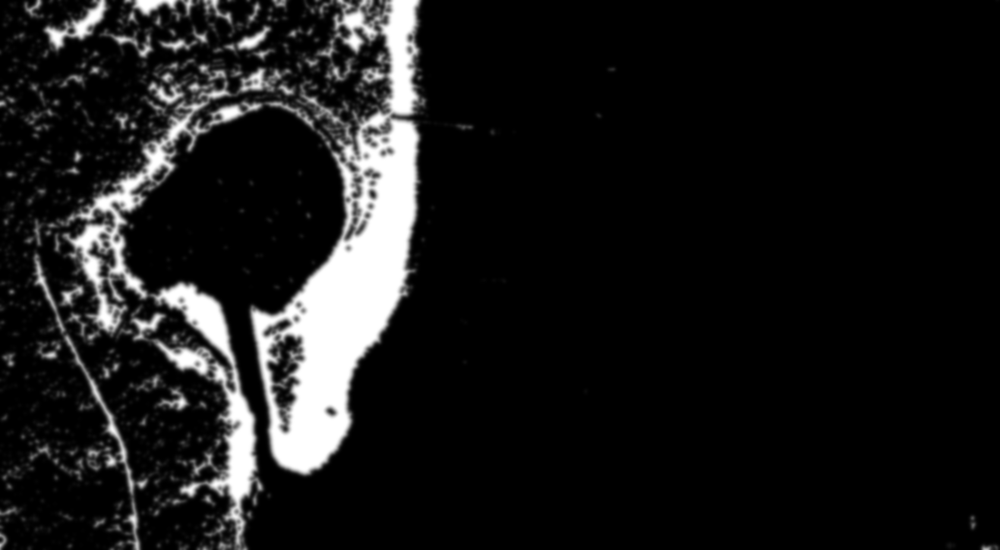
%> input picture build/dilated_Image_t60e3_(blurred)_inverted.png, 1000 x 550 px, shrunk from 1683 x 925 before the run
$ octave tets_plotting_IMAGE.m   (GNU Octave 9; MATLAB toolbox functions it lacks are replaced by stand-ins)
%> lines starting %> are read from the running program, lines starting %| are printed output that depends on the picture

%dilated_Image_t60e3_(blurred)_inverted.png
%im_with_coord.png

% Load your grayscale image for 3D plotting
img = imread('dilated_Image_t60e3_(blurred)_inverted.png');
%> img is the input picture: size 550x1000x3 uint8; min 0, max 255, mean 25.5

% Convert the image to grayscale if it isn't already
if size(img,3) == 3
    img = rgb2gray(img);
%> img: size 550x1000 uint8
end

% Normalize image to [0, 1] range if it isn't already
if max(img(:)) > 1
    img = double(img) / 255;
%> img: size 550x1000 double
end

% Load your color image for 2D plotting below the 3D plot
img_color = imread('im_with_coord.png');
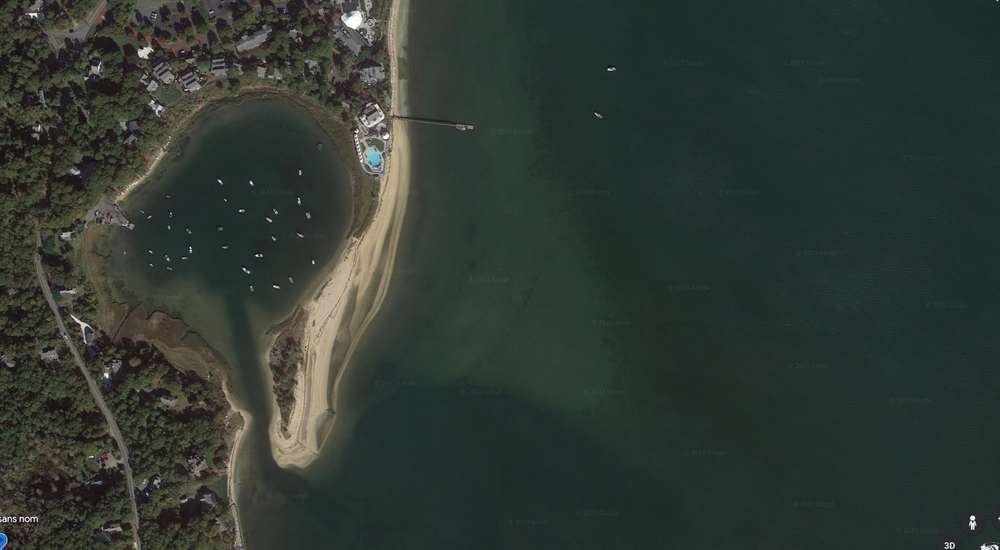
%> input picture build/im_with_coord.png, 1000 x 550 px, shrunk from 1683 x 925 before the run
%> img_color is the input picture: size 550x1000x3 uint8; mean R, G, B 47.8, 57.2, 50.7

% Create x and y coordinates
[y, x] = meshgrid(1:size(img,2), 1:size(img,1));

% Create z coordinate for the floating image. Adjust the offset as needed.
z_offset = -15;  % Modify this value to adjust vertical spacing
z_image = z_offset * ones(size(img));

% Create the figure
figure;

% Create the first axes for the color image plot
ax1 = axes;
h = surf(ax1, x, y, z_image, 'FaceColor', 'texturemap', 'EdgeColor', 'none');
set(h, 'CData', flip(img_color, 2));  % Apply the color image as texture and flip it
colormap(ax1, 'default'); % use the default colormap for the color plot

% Create the second axes for the 3D grayscale plot
ax2 = axes;
surf(ax2, x, y, img, 'EdgeColor', 'none', 'FaceAlpha', 0.7); % Added 'FaceAlpha' property
colormap(ax2, 'jet'); % use the 'jet' colormap for the grayscale plot

% Hide the second axes and link the two axes for proper navigation
linkprop([ax1, ax2], {'CameraPosition', 'CameraUpVector'});
ax2.Visible = 'off';
ax2.XTick = []; ax2.YTick = []; ax2.ZTick = [];  % Hide tick values

view(3); % change to 3D view
xlabel('X'); ylabel('Y'); zlabel('Z (intensity)');

azimuth= 76.2317;  %type [azimuth, elevation] = view in the command invite
elevation = 83.9612;
view(azimuth, elevation);
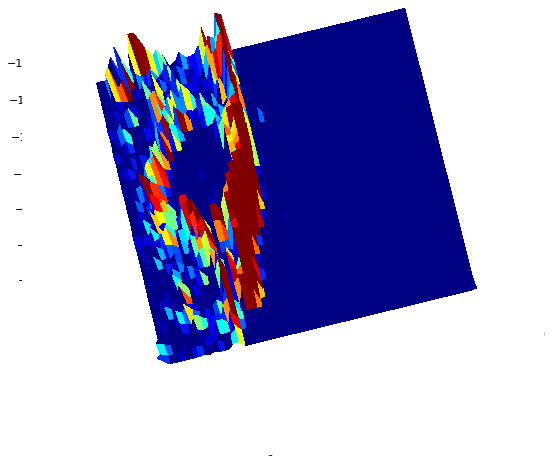
%> figure redrawn from the program's plot data, 2 panels
